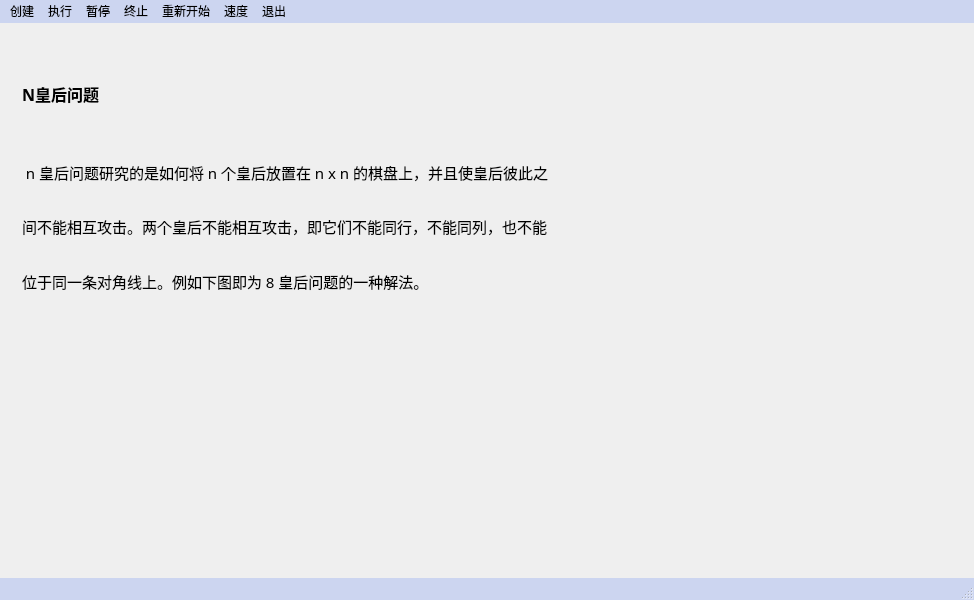
<?xml version="1.0" encoding="UTF-8"?>
<ui version="4.0">
 <class>MyWidget</class>
 <widget class="QMainWindow" name="MyWidget">
  <property name="enabled">
   <bool>true</bool>
  </property>
  <property name="geometry">
   <rect>
    <x>0</x>
    <y>0</y>
    <width>956</width>
    <height>600</height>
   </rect>
  </property>
  <property name="windowTitle">
   <string>MyWidget</string>
  </property>
  <widget class="QWidget" name="centralWidget">
   <layout class="QGridLayout" name="gridLayout">
    <item row="0" column="0">
     <widget class="QStackedWidget" name="stackedWidget">
      <property name="enabled">
       <bool>true</bool>
      </property>
      <property name="focusPolicy">
       <enum>Qt::FocusPolicy::ClickFocus</enum>
      </property>
      <property name="styleSheet">
       <string notr="true"/>
      </property>
      <property name="currentIndex">
       <number>0</number>
      </property>
      <widget class="QWidget" name="Begin">
       <layout class="QGridLayout" name="gridLayout_3">
        <item row="0" column="0">
         <layout class="QGridLayout" name="gridLayout_2">
          <item row="0" column="1" rowspan="2" colspan="5">
           <spacer name="horizontalSpacer_2">
            <property name="orientation">
             <enum>Qt::Orientation::Horizontal</enum>
            </property>
            <property name="sizeType">
             <enum>QSizePolicy::Policy::Expanding</enum>
            </property>
            <property name="sizeHint" stdset="0">
             <size>
              <width>40</width>
              <height>20</height>
             </size>
            </property>
           </spacer>
          </item>
          <item row="7" column="0">
           <spacer name="horizontalSpacer_9">
            <property name="orientation">
             <enum>Qt::Orientation::Horizontal</enum>
            </property>
            <property name="sizeType">
             <enum>QSizePolicy::Policy::Minimum</enum>
            </property>
            <property name="sizeHint" stdset="0">
             <size>
              <width>100</width>
              <height>20</height>
             </size>
            </property>
           </spacer>
          </item>
          <item row="8" column="2">
           <spacer name="verticalSpacer_4">
            <property name="orientation">
             <enum>Qt::Orientation::Vertical</enum>
            </property>
            <property name="sizeType">
             <enum>QSizePolicy::Policy::Maximum</enum>
            </property>
            <property name="sizeHint" stdset="0">
             <size>
              <width>20</width>
              <height>100</height>
             </size>
            </property>
           </spacer>
          </item>
          <item row="7" column="1" colspan="3">
           <widget class="QLabel" name="label_5">
            <property name="sizePolicy">
             <sizepolicy hsizetype="Preferred" vsizetype="Preferred">
              <horstretch>0</horstretch>
              <verstretch>0</verstretch>
             </sizepolicy>
            </property>
            <property name="autoFillBackground">
             <bool>true</bool>
            </property>
            <property name="styleSheet">
             <string notr="true"/>
            </property>
            <property name="text">
             <string/>
            </property>
            <property name="pixmap">
             <pixmap resource="MyWidget.qrc">:/images/images/back.png</pixmap>
            </property>
            <property name="scaledContents">
             <bool>true</bool>
            </property>
            <property name="alignment">
             <set>Qt::AlignmentFlag::AlignCenter</set>
            </property>
            <property name="openExternalLinks">
             <bool>true</bool>
            </property>
           </widget>
          </item>
          <item row="0" column="0" rowspan="2">
           <widget class="QLabel" name="label">
            <property name="sizePolicy">
             <sizepolicy hsizetype="Preferred" vsizetype="Preferred">
              <horstretch>0</horstretch>
              <verstretch>0</verstretch>
             </sizepolicy>
            </property>
            <property name="font">
             <font>
              <family>微软雅黑</family>
              <pointsize>12</pointsize>
              <bold>true</bold>
             </font>
            </property>
            <property name="text">
             <string>N皇后问题</string>
            </property>
           </widget>
          </item>
          <item row="7" column="4">
           <spacer name="horizontalSpacer_7">
            <property name="orientation">
             <enum>Qt::Orientation::Horizontal</enum>
            </property>
            <property name="sizeHint" stdset="0">
             <size>
              <width>40</width>
              <height>20</height>
             </size>
            </property>
           </spacer>
          </item>
          <item row="2" column="5">
           <spacer name="horizontalSpacer">
            <property name="orientation">
             <enum>Qt::Orientation::Horizontal</enum>
            </property>
            <property name="sizeHint" stdset="0">
             <size>
              <width>40</width>
              <height>20</height>
             </size>
            </property>
           </spacer>
          </item>
          <item row="3" column="5">
           <spacer name="horizontalSpacer_3">
            <property name="orientation">
             <enum>Qt::Orientation::Horizontal</enum>
            </property>
            <property name="sizeHint" stdset="0">
             <size>
              <width>40</width>
              <height>20</height>
             </size>
            </property>
           </spacer>
          </item>
          <item row="4" column="5">
           <spacer name="horizontalSpacer_4">
            <property name="orientation">
             <enum>Qt::Orientation::Horizontal</enum>
            </property>
            <property name="sizeHint" stdset="0">
             <size>
              <width>40</width>
              <height>20</height>
             </size>
            </property>
           </spacer>
          </item>
          <item row="3" column="0" colspan="5">
           <widget class="QLabel" name="label_3">
            <property name="sizePolicy">
             <sizepolicy hsizetype="Preferred" vsizetype="Preferred">
              <horstretch>0</horstretch>
              <verstretch>0</verstretch>
             </sizepolicy>
            </property>
            <property name="font">
             <font>
              <family>微软雅黑</family>
              <pointsize>11</pointsize>
             </font>
            </property>
            <property name="text">
             <string>间不能相互攻击。两个皇后不能相互攻击，即它们不能同行，不能同列，也不能</string>
            </property>
            <property name="alignment">
             <set>Qt::AlignmentFlag::AlignLeading|Qt::AlignmentFlag::AlignLeft|Qt::AlignmentFlag::AlignVCenter</set>
            </property>
           </widget>
          </item>
          <item row="4" column="0" colspan="5">
           <widget class="QLabel" name="label_4">
            <property name="sizePolicy">
             <sizepolicy hsizetype="Preferred" vsizetype="Preferred">
              <horstretch>0</horstretch>
              <verstretch>0</verstretch>
             </sizepolicy>
            </property>
            <property name="font">
             <font>
              <family>微软雅黑</family>
              <pointsize>11</pointsize>
             </font>
            </property>
            <property name="text">
             <string>位于同一条对角线上。例如下图即为 8 皇后问题的一种解法。</string>
            </property>
           </widget>
          </item>
          <item row="2" column="0" colspan="5">
           <widget class="QLabel" name="label_2">
            <property name="sizePolicy">
             <sizepolicy hsizetype="Preferred" vsizetype="Preferred">
              <horstretch>0</horstretch>
              <verstretch>0</verstretch>
             </sizepolicy>
            </property>
            <property name="font">
             <font>
              <family>微软雅黑</family>
              <pointsize>11</pointsize>
             </font>
            </property>
            <property name="acceptDrops">
             <bool>false</bool>
            </property>
            <property name="text">
             <string> n 皇后问题研究的是如何将 n 个皇后放置在 n x n 的棋盘上，并且使皇后彼此之</string>
            </property>
            <property name="textFormat">
             <enum>Qt::TextFormat::PlainText</enum>
            </property>
            <property name="alignment">
             <set>Qt::AlignmentFlag::AlignLeading|Qt::AlignmentFlag::AlignLeft|Qt::AlignmentFlag::AlignVCenter</set>
            </property>
           </widget>
          </item>
          <item row="5" column="0" rowspan="2" colspan="6">
           <spacer name="verticalSpacer">
            <property name="orientation">
             <enum>Qt::Orientation::Vertical</enum>
            </property>
            <property name="sizeType">
             <enum>QSizePolicy::Policy::Expanding</enum>
            </property>
            <property name="sizeHint" stdset="0">
             <size>
              <width>930</width>
              <height>13</height>
             </size>
            </property>
           </spacer>
          </item>
         </layout>
        </item>
       </layout>
      </widget>
      <widget class="QWidget" name="Run"/>
     </widget>
    </item>
   </layout>
  </widget>
  <widget class="QMenuBar" name="menuBar">
   <property name="enabled">
    <bool>true</bool>
   </property>
   <property name="geometry">
    <rect>
     <x>0</x>
     <y>0</y>
     <width>956</width>
     <height>18</height>
    </rect>
   </property>
   <property name="sizePolicy">
    <sizepolicy hsizetype="MinimumExpanding" vsizetype="Preferred">
     <horstretch>0</horstretch>
     <verstretch>0</verstretch>
    </sizepolicy>
   </property>
   <property name="layoutDirection">
    <enum>Qt::LayoutDirection::LeftToRight</enum>
   </property>
   <property name="styleSheet">
    <string notr="true">#menuBar{
	background-color:#ccd5f0;
}</string>
   </property>
   <property name="defaultUp">
    <bool>false</bool>
   </property>
   <widget class="QMenu" name="menu_1">
    <property name="enabled">
     <bool>true</bool>
    </property>
    <property name="geometry">
     <rect>
      <x>287</x>
      <y>100</y>
      <width>109</width>
      <height>123</height>
     </rect>
    </property>
    <property name="styleSheet">
     <string notr="true">QMenu{
	
}</string>
    </property>
    <property name="tearOffEnabled">
     <bool>false</bool>
    </property>
    <property name="title">
     <string>创建</string>
    </property>
    <widget class="QMenu" name="menu">
     <property name="title">
      <string>其他小规格</string>
     </property>
     <addaction name="action5"/>
     <addaction name="action4"/>
    </widget>
    <widget class="QMenu" name="menu_7">
     <property name="title">
      <string>其他大规格</string>
     </property>
     <addaction name="action9"/>
     <addaction name="action10"/>
     <addaction name="action11"/>
     <addaction name="action12"/>
    </widget>
    <addaction name="action8"/>
    <addaction name="action7"/>
    <addaction name="action6"/>
    <addaction name="menu"/>
    <addaction name="menu_7"/>
   </widget>
   <widget class="QMenu" name="menu_2">
    <property name="mouseTracking">
     <bool>true</bool>
    </property>
    <property name="title">
     <string>执行</string>
    </property>
   </widget>
   <widget class="QMenu" name="menu_3">
    <property name="title">
     <string>暂停</string>
    </property>
   </widget>
   <widget class="QMenu" name="menu_4">
    <property name="focusPolicy">
     <enum>Qt::FocusPolicy::ClickFocus</enum>
    </property>
    <property name="title">
     <string>终止</string>
    </property>
   </widget>
   <widget class="QMenu" name="menu_5">
    <property name="title">
     <string>重新开始</string>
    </property>
   </widget>
   <widget class="QMenu" name="menu_6">
    <property name="title">
     <string>退出</string>
    </property>
   </widget>
   <widget class="QMenu" name="menu_8">
    <property name="title">
     <string>速度</string>
    </property>
    <addaction name="v1"/>
    <addaction name="v2"/>
    <addaction name="v3"/>
    <addaction name="v4"/>
   </widget>
   <addaction name="menu_1"/>
   <addaction name="menu_2"/>
   <addaction name="menu_3"/>
   <addaction name="menu_4"/>
   <addaction name="menu_5"/>
   <addaction name="menu_8"/>
   <addaction name="menu_6"/>
  </widget>
  <widget class="QStatusBar" name="statusBar">
   <property name="tabletTracking">
    <bool>false</bool>
   </property>
   <property name="autoFillBackground">
    <bool>false</bool>
   </property>
   <property name="styleSheet">
    <string notr="true">#statusBar{
	background-color:#ccd5f0;
}</string>
   </property>
   <property name="sizeGripEnabled">
    <bool>true</bool>
   </property>
  </widget>
  <action name="action8">
   <property name="text">
    <string>8x8棋盘</string>
   </property>
  </action>
  <action name="action7">
   <property name="text">
    <string>7x7棋盘</string>
   </property>
  </action>
  <action name="action6">
   <property name="text">
    <string>6x6棋盘</string>
   </property>
  </action>
  <action name="action5">
   <property name="text">
    <string>5x5棋盘</string>
   </property>
  </action>
  <action name="action4">
   <property name="text">
    <string>4x4棋盘</string>
   </property>
  </action>
  <action name="action9">
   <property name="text">
    <string>9x9棋盘</string>
   </property>
  </action>
  <action name="action10">
   <property name="text">
    <string>10x10棋盘</string>
   </property>
  </action>
  <action name="action11">
   <property name="text">
    <string>11x11棋盘</string>
   </property>
  </action>
  <action name="action12">
   <property name="text">
    <string>12x12棋盘</string>
   </property>
  </action>
  <action name="v1">
   <property name="text">
    <string>慢</string>
   </property>
  </action>
  <action name="v2">
   <property name="text">
    <string>中</string>
   </property>
  </action>
  <action name="v3">
   <property name="text">
    <string>快</string>
   </property>
  </action>
  <action name="v4">
   <property name="text">
    <string>超快</string>
   </property>
  </action>
 </widget>
 <layoutdefault spacing="6" margin="11"/>
 <resources>
  <include location="MyWidget.qrc"/>
 </resources>
 <connections>
  <connection>
   <sender>menuBar</sender>
   <signal>triggered(QAction*)</signal>
   <receiver>MyWidget</receiver>
   <slot>dealMenu1(QAction*)</slot>
   <hints>
    <hint type="sourcelabel">
     <x>226</x>
     <y>4</y>
    </hint>
    <hint type="destinationlabel">
     <x>356</x>
     <y>-12</y>
    </hint>
   </hints>
  </connection>
 </connections>
 <slots>
  <slot>dealMenu1(QAction*)</slot>
 </slots>
</ui>
